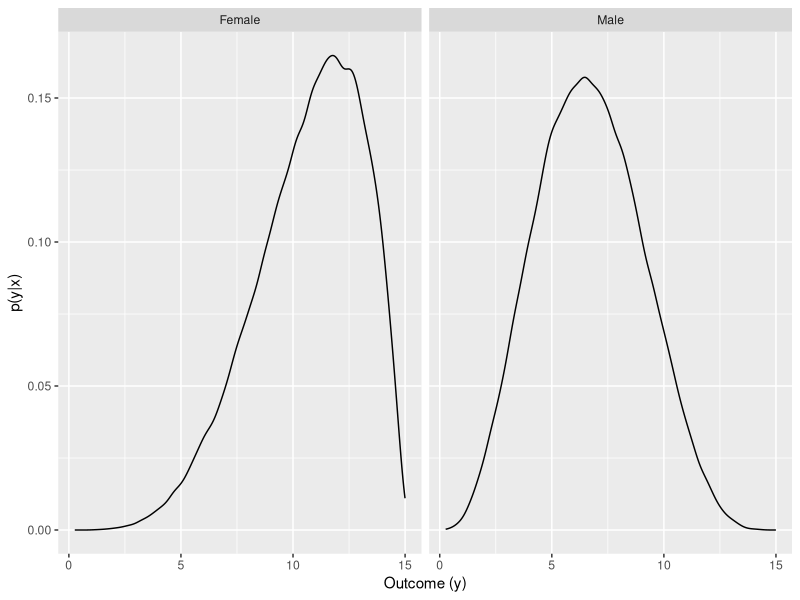

The R script that drew this image:
library(tidyverse)
dist1  <-  rbeta(100000,4,5)*15
dist2 <-  rbeta(100000,5,2)*15

dist1_mean  <- mean(dist1)
dist2_mean  <- mean(dist2)

dists <- c(dist1, dist2)
factor <- c(rep("Male",100000),rep("Female",100000))

plot_df  <- data.frame(dists, factor)

ggplot(plot_df, aes(x = dists)) +
  facet_grid(~ factor) +
  geom_density() +
  labs(x = "Outcome (y)", y =  "p(y|x)")
